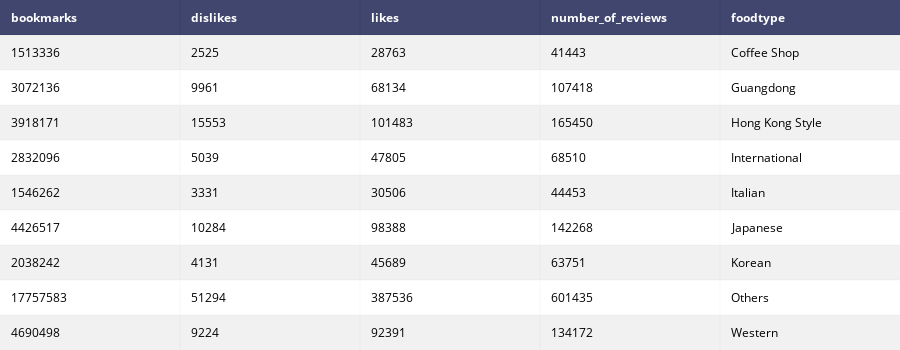

Notebook code cell kept with this figure:
### Code cell
iplot(table)

### Figure 1 — Plotly figure (JSON) as saved in the notebook; plotly's stock layout.template omitted (floating-point values rounded to 4 significant figures)
{"data": [{"colorscale": [[0, "#00083e"], [0.5, "#ededee"], [1, "#ffffff"]], "hoverinfo": "none", "opacity": 0.75, "showscale": false, "type": "heatmap", "z": [[0, 0, 0, 0, 0], [0.5, 0.5, 0.5, 0.5, 0.5], [1, 1, 1, 1, 1], [0.5, 0.5, 0.5, 0.5, 0.5], [1, 1, 1, 1, 1], [0.5, 0.5, 0.5, 0.5, 0.5], [1, 1, 1, 1, 1], [0.5, 0.5, 0.5, 0.5, 0.5], [1, 1, 1, 1, 1], [0.5, 0.5, 0.5, 0.5, 0.5]]}], "layout": {"annotations": [{"align": "left", "font": {"color": "#ffffff"}, "showarrow": false, "text": "<b>bookmarks</b>", "x": -0.45, "xanchor": "left", "xref": "x1", "y": 0, "yref": "y1"}, {"align": "left", "font": {"color": "#ffffff"}, "showarrow": false, "text": "<b>dislikes</b>", "x": 0.55, "xanchor": "left", "xref": "x1", "y": 0, "yref": "y1"}, {"align": "left", "font": {"color": "#ffffff"}, "showarrow": false, "text": "<b>likes</b>", "x": 1.55, "xanchor": "left", "xref": "x1", "y": 0, "yref": "y1"}, {"align": "left", "font": {"color": "#ffffff"}, "showarrow": false, "text": "<b>number_of_reviews</b>", "x": 2.55, "xanchor": "left", "xref": "x1", "y": 0, "yref": "y1"}, {"align": "left", "font": {"color": "#ffffff"}, "showarrow": false, "text": "<b>foodtype</b>", "x": 3.55, "xanchor": "left", "xref": "x1", "y": 0, "yref": "y1"}, {"align": "left", "font": {"color": "#000000"}, "showarrow": false, "text": "1513336", "x": -0.45, "xanchor": "left", "xref": "x1", "y": 1, "yref": "y1"}, {"align": "left", "font": {"color": "#000000"}, "showarrow": false, "text": "2525", "x": 0.55, "xanchor": "left", "xref": "x1", "y": 1, "yref": "y1"}, {"align": "left", "font": {"color": "#000000"}, "showarrow": false, "text": "28763", "x": 1.55, "xanchor": "left", "xref": "x1", "y": 1, "yref": "y1"}, {"align": "left", "font": {"color": "#000000"}, "showarrow": false, "text": "41443", "x": 2.55, "xanchor": "left", "xref": "x1", "y": 1, "yref": "y1"}, {"align": "left", "font": {"color": "#000000"}, "showarrow": false, "text": "Coffee Shop", "x": 3.55, "xanchor": "left", "xref": "x1", "y": 1, "yref": "y1"}, {"align": "left", "font": {"color": "#000000"}, "showarrow": false, "text": "3072136", "x": -0.45, "xanchor": "left", "xref": "x1", "y": 2, "yref": "y1"}, {"align": "left", "font": {"color": "#000000"}, "showarrow": false, "text": "9961", "x": 0.55, "xanchor": "left", "xref": "x1", "y": 2, "yref": "y1"}, {"align": "left", "font": {"color": "#000000"}, "showarrow": false, "text": "68134", "x": 1.55, "xanchor": "left", "xref": "x1", "y": 2, "yref": "y1"}, {"align": "left", "font": {"color": "#000000"}, "showarrow": false, "text": "107418", "x": 2.55, "xanchor": "left", "xref": "x1", "y": 2, "yref": "y1"}, {"align": "left", "font": {"color": "#000000"}, "showarrow": false, "text": "Guangdong", "x": 3.55, "xanchor": "left", "xref": "x1", "y": 2, "yref": "y1"}, {"align": "left", "font": {"color": "#000000"}, "showarrow": false, "text": "3918171", "x": -0.45, "xanchor": "left", "xref": "x1", "y": 3, "yref": "y1"}, {"align": "left", "font": {"color": "#000000"}, "showarrow": false, "text": "15553", "x": 0.55, "xanchor": "left", "xref": "x1", "y": 3, "yref": "y1"}, {"align": "left", "font": {"color": "#000000"}, "showarrow": false, "text": "101483", "x": 1.55, "xanchor": "left", "xref": "x1", "y": 3, "yref": "y1"}, {"align": "left", "font": {"color": "#000000"}, "showarrow": false, "text": "165450", "x": 2.55, "xanchor": "left", "xref": "x1", "y": 3, "yref": "y1"}, {"align": "left", "font": {"color": "#000000"}, "showarrow": false, "text": "Hong Kong Style", "x": 3.55, "xanchor": "left", "xref": "x1", "y": 3, "yref": "y1"}, {"align": "left", "font": {"color": "#000000"}, "showarrow": false, "text": "2832096", "x": -0.45, "xanchor": "left", "xref": "x1", "y": 4, "yref": "y1"}, {"align": "left", "font": {"color": "#000000"}, "showarrow": false, "text": "5039", "x": 0.55, "xanchor": "left", "xref": "x1", "y": 4, "yref": "y1"}, {"align": "left", "font": {"color": "#000000"}, "showarrow": false, "text": "47805", "x": 1.55, "xanchor": "left", "xref": "x1", "y": 4, "yref": "y1"}, {"align": "left", "font": {"color": "#000000"}, "showarrow": false, "text": "68510", "x": 2.55, "xanchor": "left", "xref": "x1", "y": 4, "yref": "y1"}, {"align": "left", "font": {"color": "#000000"}, "showarrow": false, "text": "International", "x": 3.55, "xanchor": "left", "xref": "x1", "y": 4, "yref": "y1"}, {"align": "left", "font": {"color": "#000000"}, "showarrow": false, "text": "1546262", "x": -0.45, "xanchor": "left", "xref": "x1", "y": 5, "yref": "y1"}, {"align": "left", "font": {"color": "#000000"}, "showarrow": false, "text": "3331", "x": 0.55, "xanchor": "left", "xref": "x1", "y": 5, "yref": "y1"}, {"align": "left", "font": {"color": "#000000"}, "showarrow": false, "text": "30506", "x": 1.55, "xanchor": "left", "xref": "x1", "y": 5, "yref": "y1"}, {"align": "left", "font": {"color": "#000000"}, "showarrow": false, "text": "44453", "x": 2.55, "xanchor": "left", "xref": "x1", "y": 5, "yref": "y1"}, {"align": "left", "font": {"color": "#000000"}, "showarrow": false, "text": "Italian", "x": 3.55, "xanchor": "left", "xref": "x1", "y": 5, "yref": "y1"}, {"align": "left", "font": {"color": "#000000"}, "showarrow": false, "text": "4426517", "x": -0.45, "xanchor": "left", "xref": "x1", "y": 6, "yref": "y1"}, {"align": "left", "font": {"color": "#000000"}, "showarrow": false, "text": "10284", "x": 0.55, "xanchor": "left", "xref": "x1", "y": 6, "yref": "y1"}, {"align": "left", "font": {"color": "#000000"}, "showarrow": false, "text": "98388", "x": 1.55, "xanchor": "left", "xref": "x1", "y": 6, "yref": "y1"}, {"align": "left", "font": {"color": "#000000"}, "showarrow": false, "text": "142268", "x": 2.55, "xanchor": "left", "xref": "x1", "y": 6, "yref": "y1"}, {"align": "left", "font": {"color": "#000000"}, "showarrow": false, "text": "Japanese", "x": 3.55, "xanchor": "left", "xref": "x1", "y": 6, "yref": "y1"}, {"align": "left", "font": {"color": "#000000"}, "showarrow": false, "text": "2038242", "x": -0.45, "xanchor": "left", "xref": "x1", "y": 7, "yref": "y1"}, {"align": "left", "font": {"color": "#000000"}, "showarrow": false, "text": "4131", "x": 0.55, "xanchor": "left", "xref": "x1", "y": 7, "yref": "y1"}, {"align": "left", "font": {"color": "#000000"}, "showarrow": false, "text": "45689", "x": 1.55, "xanchor": "left", "xref": "x1", "y": 7, "yref": "y1"}, {"align": "left", "font": {"color": "#000000"}, "showarrow": false, "text": "63751", "x": 2.55, "xanchor": "left", "xref": "x1", "y": 7, "yref": "y1"}, {"align": "left", "font": {"color": "#000000"}, "showarrow": false, "text": "Korean", "x": 3.55, "xanchor": "left", "xref": "x1", "y": 7, "yref": "y1"}, {"align": "left", "font": {"color": "#000000"}, "showarrow": false, "text": "17757583", "x": -0.45, "xanchor": "left", "xref": "x1", "y": 8, "yref": "y1"}, {"align": "left", "font": {"color": "#000000"}, "showarrow": false, "text": "51294", "x": 0.55, "xanchor": "left", "xref": "x1", "y": 8, "yref": "y1"}, {"align": "left", "font": {"color": "#000000"}, "showarrow": false, "text": "387536", "x": 1.55, "xanchor": "left", "xref": "x1", "y": 8, "yref": "y1"}, {"align": "left", "font": {"color": "#000000"}, "showarrow": false, "text": "601435", "x": 2.55, "xanchor": "left", "xref": "x1", "y": 8, "yref": "y1"}, {"align": "left", "font": {"color": "#000000"}, "showarrow": false, "text": "Others", "x": 3.55, "xanchor": "left", "xref": "x1", "y": 8, "yref": "y1"}, {"align": "left", "font": {"color": "#000000"}, "showarrow": false, "text": "4690498", "x": -0.45, "xanchor": "left", "xref": "x1", "y": 9, "yref": "y1"}, {"align": "left", "font": {"color": "#000000"}, "showarrow": false, "text": "9224", "x": 0.55, "xanchor": "left", "xref": "x1", "y": 9, "yref": "y1"}, {"align": "left", "font": {"color": "#000000"}, "showarrow": false, "text": "92391", "x": 1.55, "xanchor": "left", "xref": "x1", "y": 9, "yref": "y1"}, {"align": "left", "font": {"color": "#000000"}, "showarrow": false, "text": "134172", "x": 2.55, "xanchor": "left", "xref": "x1", "y": 9, "yref": "y1"}, {"align": "left", "font": {"color": "#000000"}, "showarrow": false, "text": "Western", "x": 3.55, "xanchor": "left", "xref": "x1", "y": 9, "yref": "y1"}], "height": 350, "margin": {"b": 0, "l": 0, "r": 0, "t": 0}, "xaxis": {"dtick": 1, "gridwidth": 2, "showticklabels": false, "tick0": -0.5, "ticks": "", "zeroline": false}, "yaxis": {"autorange": "reversed", "dtick": 1, "gridwidth": 2, "showticklabels": false, "tick0": 0.5, "ticks": "", "zeroline": false}}}
